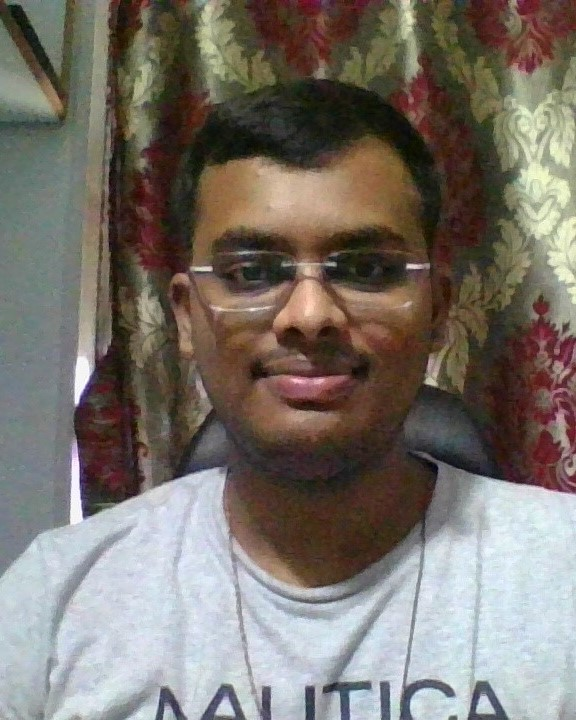
#> input picture known_faces/Aditya.jpg, 576 x 720 px
$ python detection.py
#> lines starting #> are read from the running program, lines starting #| are printed output that depends on the picture; after the words box and inside, x2 and y2 are one past the last pixel; in counts of white or black regions, pixels touching at a corner belong together
import cv2
import numpy as np
import sqlite3
import os
import re
from datetime import datetime, timedelta

# Initialize database
conn = sqlite3.connect('people_detection.db')
c = conn.cursor()

# Create a single table for all entries
c.execute('''
    CREATE TABLE IF NOT EXISTS visits (
        ID INTEGER PRIMARY KEY AUTOINCREMENT,
        Name TEXT,
        LastVisitTimestamp TEXT,
        NewVisitTimestamp TEXT
    )
''')
conn.commit()

# Load known faces
known_face_encodings = []
known_face_names = []

# Load LBP cascade
face_cascade = cv2.CascadeClassifier(cv2.data.haarcascades + 'lbpcascade_frontalface.xml')

def normalize_name(name):
    """Remove numeric suffix and capitalize the first letter."""
    normalized_name = re.sub(r'\d+$', '', name).capitalize()
    return normalized_name

def load_known_faces(directory):
#> called with directory = 'known_faces'
    for filename in os.listdir(directory):
        if filename.endswith(".jpg") or filename.endswith(".png"):
            image_path = os.path.join(directory, filename)
            image = cv2.imread(image_path)
#> image is the input picture: shape (720, 576, 3); mean B, G, R 107.1, 114.6, 121.5
            gray = cv2.cvtColor(image, cv2.COLOR_BGR2GRAY)
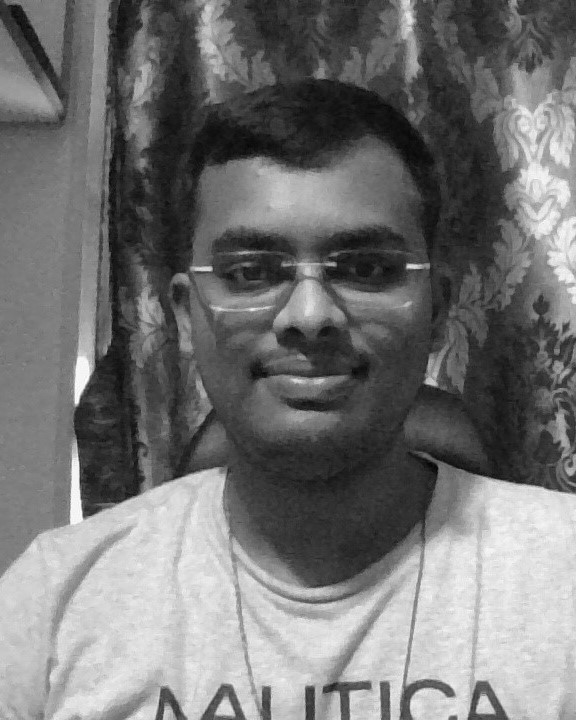
#> gray: shape (720, 576); min 4, max 255, mean 115.8
            faces = face_cascade.detectMultiScale(gray, scaleFactor=1.1, minNeighbors=5, minSize=(30, 30))
#> faces = [[154, 143, 300, 300]]
            for (x, y, w, h) in faces:
                face_image = gray[y:y+h, x:x+w]
                face_encoding = cv2.resize(face_image, (100, 100)).flatten()
                known_face_encodings.append(face_encoding)
                normalized_name = normalize_name(os.path.splitext(filename)[0])
                known_face_names.append(normalized_name)
#> this loop made 1 pass
#> pass 1, in load_known_faces, `face_image = gray[y:y+h, x:x+w]`:
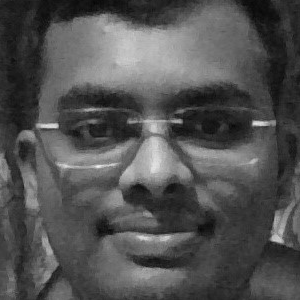
#> face_image: shape (300, 300); min 4, max 240, mean 82.1
#> after the loop, known_face_encodings = 1 item; known_face_names = ['Aditya']
#> pass 2 of the loop in load_known_faces, `for filename in os.listdir(directory):`:
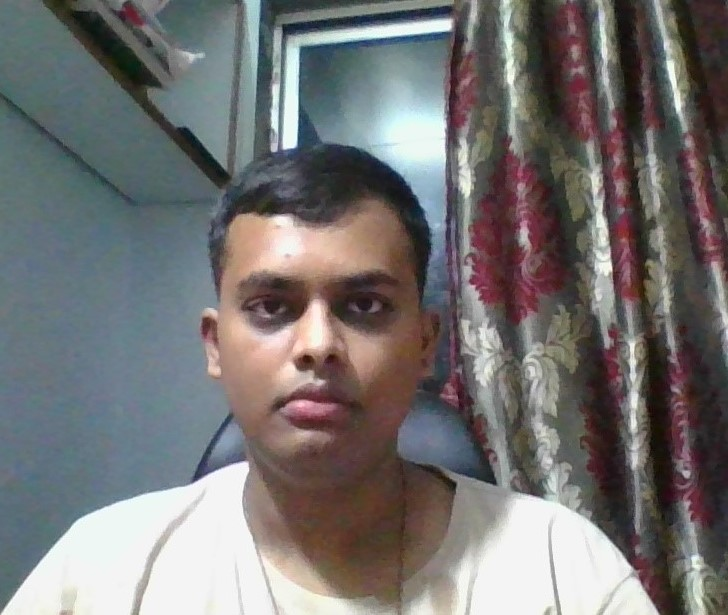
#> input picture known_faces/Aditya2.jpg, 728 x 615 px
#> in load_known_faces, image is the input picture: shape (615, 728, 3); mean B, G, R 114.2, 114.5, 116.5
#> in load_known_faces, `gray = cv2.cvtColor(image, cv2.COLOR_BGR2GRAY)`:
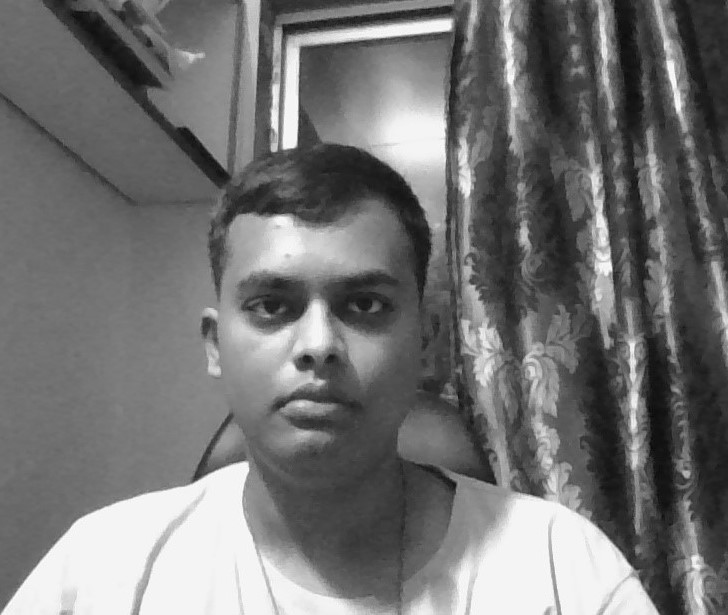
#> gray: shape (615, 728); min 9, max 254, mean 115.1
#> in load_known_faces, `faces = face_cascade.detectMultiScale(gray, scaleFactor=1.1, minNeighb..`: faces = [[191, 208, 250, 250]]
#> the loop in load_known_faces, `for (x, y, w, h) in faces:` made 1 pass
#> pass 1, in load_known_faces, `face_image = gray[y:y+h, x:x+w]`:
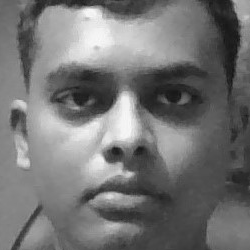
#> face_image: shape (250, 250); min 19, max 251, mean 116.1
#> after the loop in load_known_faces, `for (x, y, w, h) in faces:`: known_face_encodings = 2 items; known_face_names = ['Aditya', 'Aditya']
#> pass 3 of the loop in load_known_faces, `for filename in os.listdir(directory):`:
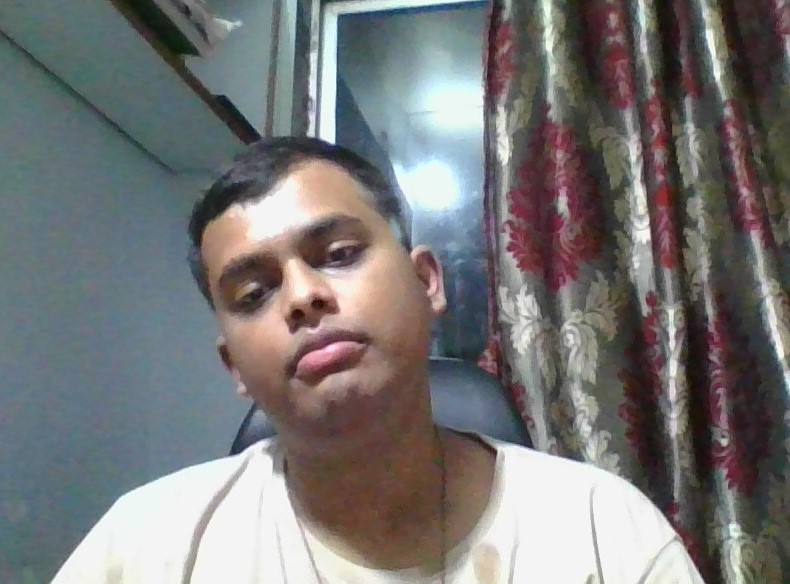
#> input picture known_faces/Aditya3.jpg, 790 x 584 px
#> in load_known_faces, image is the input picture: shape (584, 790, 3); mean B, G, R 118.1, 118.2, 119
#> in load_known_faces, `gray = cv2.cvtColor(image, cv2.COLOR_BGR2GRAY)`:
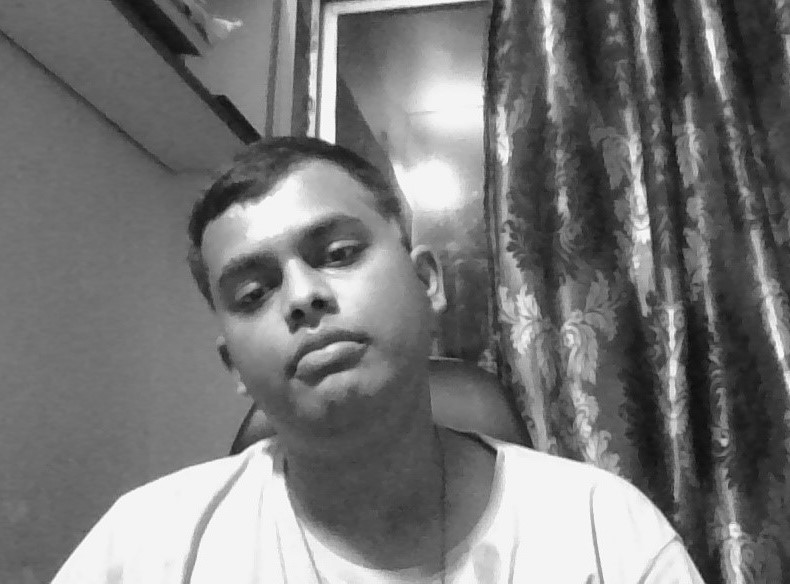
#> gray: shape (584, 790); min 11, max 255, mean 118.5
#> in load_known_faces, `faces = face_cascade.detectMultiScale(gray, scaleFactor=1.1, minNeighb..`: faces = ()
#> the loop made 4 passes; the first 3 are shown
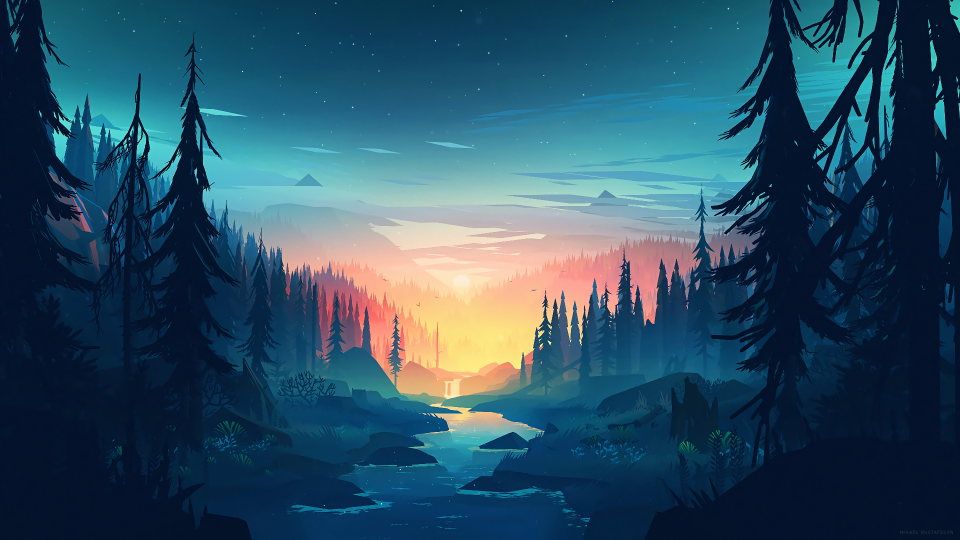
#> input picture known_faces/sample.jpg, 1920 x 1080 px, given in place of the camera (shown at 1/2 size)
#> further down, frame is the input picture: shape (1080, 1920, 3); mean B, G, R 98.8, 78.4, 42.1

load_known_faces("known_faces")

# Function to detect and recognize faces
def detect_and_recognize(frame):
    gray = cv2.cvtColor(frame, cv2.COLOR_BGR2GRAY)
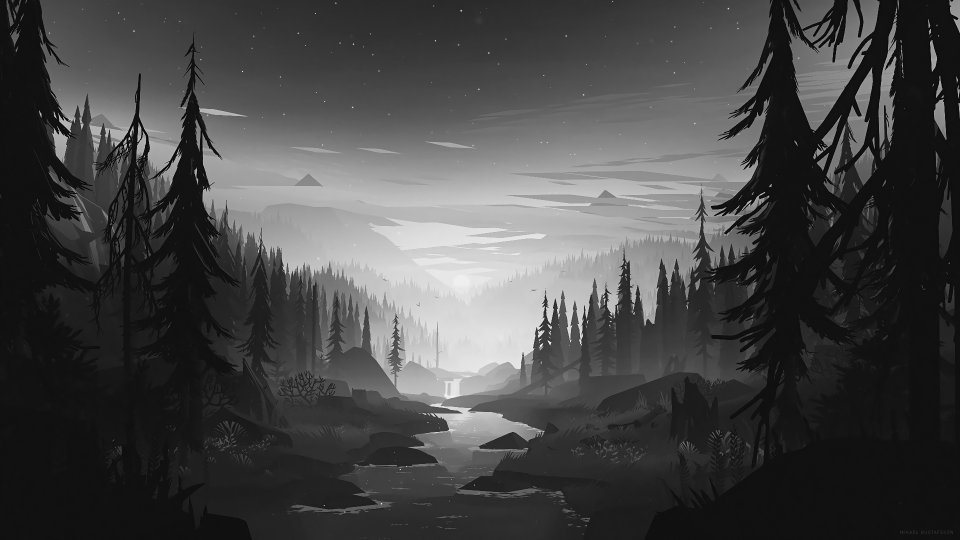
#> gray: shape (1080, 1920) (shown at 1/2 size); min 1, max 249, mean 69.9
    faces = face_cascade.detectMultiScale(gray, scaleFactor=1.1, minNeighbors=5, minSize=(30, 30))
#> faces = ()
    face_data = []

    for (x, y, w, h) in faces:
        face_image = gray[y:y+h, x:x+w]
        face_encoding = cv2.resize(face_image, (100, 100)).flatten()
        name = "Unknown"

        min_distance = float('inf')
        for known_face, known_name in zip(known_face_encodings, known_face_names):
            distance = cv2.norm(known_face, face_encoding, cv2.NORM_L2)
            if distance < min_distance:
                min_distance = distance
                name = known_name

        # Setting a distance threshold for recognizing faces
        threshold = 5200
        if min_distance > threshold:
            name = "Unknown"

        # To timestamp for each detection
        timestamp = datetime.now()
        face_data.append((x, y, w, h, name, timestamp))
#> this loop made 0 passes
#> after the loop, face_data = []

    return face_data

# [41 lines left out: function update_or_insert_visit, not called in this run]

# Start video capture
cap = cv2.VideoCapture(0)
cv2.namedWindow('Frame', cv2.WINDOW_NORMAL)

detected_names = {}

while True:
    ret, frame = cap.read()
    if not ret:
        break

    face_data = detect_and_recognize(frame)
#> face_data = []

    for (x, y, w, h, name, timestamp) in face_data:
        cv2.rectangle(frame, (x, y), (x+w, y+h), (255, 0, 0), 2)
        cv2.putText(frame, f"{name} - {timestamp.strftime('%d/%m/%Y %I:%M %p')}", (x, y-10), cv2.FONT_HERSHEY_SIMPLEX, 0.9, (255, 0, 0), 2)

        if name != "Unknown":
            # To Check if the name has been detected within the last minute
            if name not in detected_names or timestamp - detected_names[name] > timedelta(minutes=1):
                update_or_insert_visit(name, timestamp)
                detected_names[name] = timestamp
#> after the loop, detected_names = 0 items

    cv2.putText(frame, f"Detected Faces: {len(face_data)}", (10, frame.shape[0] - 10), cv2.FONT_HERSHEY_SIMPLEX, 0.9, (0, 0, 250), 2)
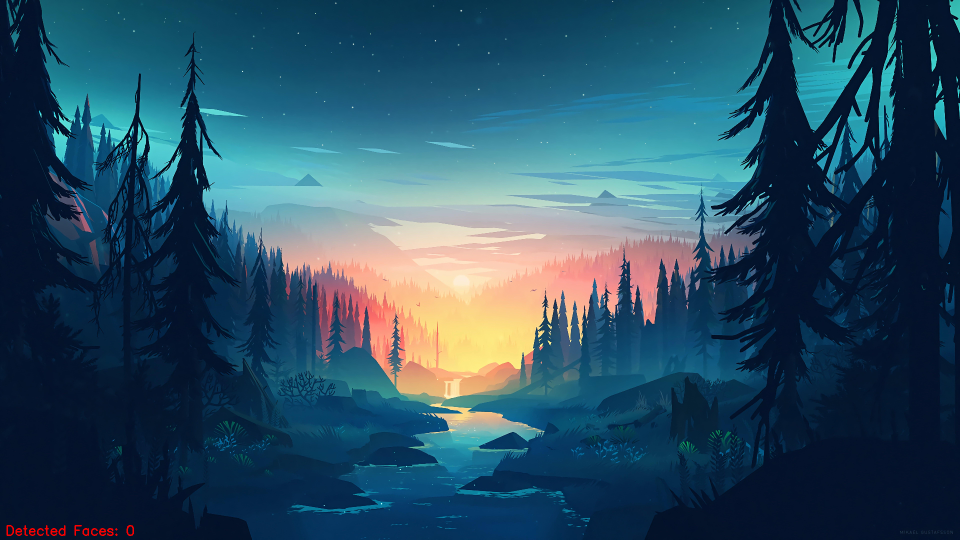
#> frame: shape (1080, 1920, 3) (shown at 1/2 size); 0.08% of pixels changed, all inside (x1, y1, x2, y2) = (13, 1050, 268, 1072)
    cv2.imshow('Frame', frame)

    key = cv2.waitKey(1)
#> (key Esc is pressed here)
    if key == 27:  # Press ESC to exit
        break

cap.release()
cv2.destroyAllWindows()
conn.close()
